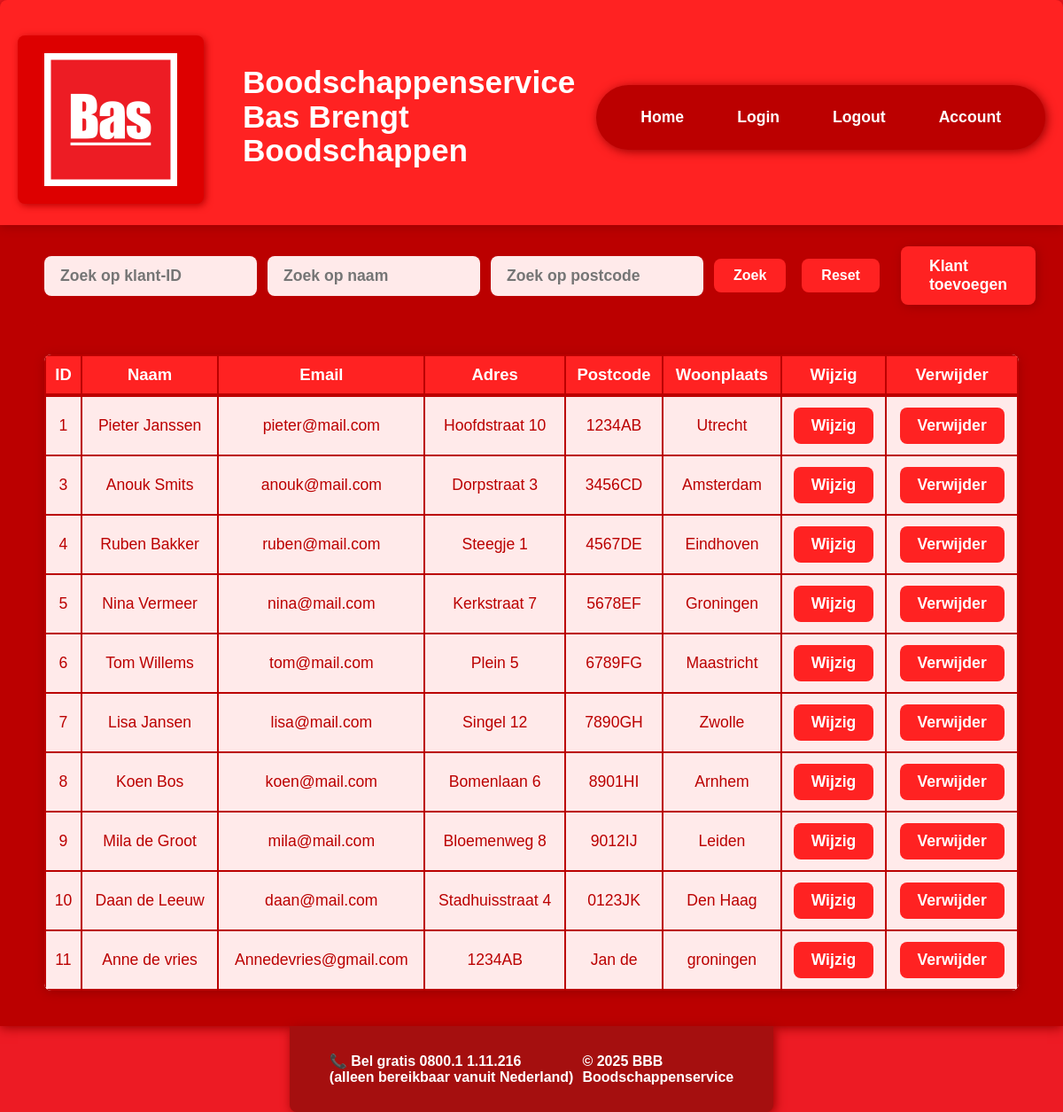
The page /klant/read.php on the database its author committed.
### tables this page shows
CREATE TABLE `klant` (
  `klantId` int(11) NOT NULL,
  `klantNaam` varchar(20) DEFAULT NULL,
  `klantEmail` varchar(30) NOT NULL,
  `klantAdres` varchar(30) NOT NULL,
  `klantPostcode` varchar(6) DEFAULT NULL,
  `klantWoonplaats` varchar(25) DEFAULT NULL
);

### src/classes/Klant.php (called while the page is built, shortened)
<?php
class Klant extends Database
{
    private $table_name = "klant";
    public function getKlanten(): array
    {
        $sql = "SELECT klantId, klantNaam, klantEmail, klantAdres, klantPostcode, klantWoonplaats FROM $this->table_name";
        $stmt = self::$conn->prepare($sql);
        $stmt->execute();
        return $stmt->fetchAll();
    }
}

### src/klant/read.php (the view, shortened to what this page needs)
<?php
require_once '../classes/Klant.php';
$klantObj = new Klant();
$zoekId = isset($_GET['zoekId']) ? trim($_GET['zoekId']) : '';
$zoekNaam = isset($_GET['zoekNaam']) ? trim($_GET['zoekNaam']) : '';
$zoekPostcode = isset($_GET['zoekPostcode']) ? trim($_GET['zoekPostcode']) : '';
$klanten = [];
if ($zoekId !== '') {
    $row = $klantObj->getKlantById((int)$zoekId);
    if ($row) $klanten[] = $row;
} elseif ($zoekNaam !== '') {
    $klanten = $klantObj->zoekOpNaam($zoekNaam);
} elseif ($zoekPostcode !== '') {
    $klanten = $klantObj->zoekOpPostcode($zoekPostcode);
} else {
    $klanten = $klantObj->getKlanten();
}
require_once '../Includes/header.php';
?>
<main class="bas-main">
    <div class="crud-searchbar-container">
        <form method="get" class="crud-searchbar-form">
            <input type="number" name="zoekId" class="crud-searchbar-input" placeholder="Zoek op klant-ID" value="<?= htmlspecialchars($zoekId) ?>">
            <input type="text" name="zoekNaam" class="crud-searchbar-input" placeholder="Zoek op naam" value="<?= htmlspecialchars($zoekNaam) ?>">
            <input type="text" name="zoekPostcode" class="crud-searchbar-input" placeholder="Zoek op postcode" value="<?= isset($_GET['zoekPostcode']) ? htmlspecialchars($_GET['zoekPostcode']) : '' ?>">
            <button type="submit" class="crud-searchbar-btn">Zoek</button>
            <a href="read.php" class="crud-searchbar-btn">Reset</a>
        </form>
        <a href="insert.php" class="crud-add-btn">Klant toevoegen</a>
    </div>
    <table class="bas-tabel">
        <thead>
            <tr>
                <th>ID</th>
                <th>Naam</th>
                <th>Email</th>
                <th>Adres</th>
                <th>Postcode</th>
                <th>Woonplaats</th>
                <th>Wijzig</th>
                <th>Verwijder</th>
            </tr>
        </thead>
        <tbody>
        <?php if (empty($klanten)): ?>
            <tr>
                <td colspan="8">Geen klanten gevonden.</td>
            </tr>
        <?php else: ?>
            <?php foreach ($klanten as $klant): ?>
                <tr>
                    <td><?= htmlspecialchars($klant['klantId']) ?></td>
                    <td><?= htmlspecialchars($klant['klantNaam']) ?></td>
                    <td><?= htmlspecialchars($klant['klantEmail']) ?></td>
                    <td><?= htmlspecialchars($klant['klantAdres']) ?></td>
                    <td><?= htmlspecialchars($klant['klantPostcode']) ?></td>
                    <td><?= htmlspecialchars($klant['klantWoonplaats']) ?></td>
                    <td>
                        <a href="update.php?klantId=<?= $klant['klantId'] ?>" class="bas-tabel-btn">Wijzig</a>
                    </td>
                    <td>
                        <form method="post" action="delete.php" onsubmit="return confirm('Weet je zeker dat je deze klant wilt verwijderen?');">
                            <button type="submit" name="verwijderen" class="bas-tabel-btn">Verwijder</button>
                        </form>
                    </td>
                </tr>
            <?php endforeach; ?>
        <?php endif; ?>
        </tbody>
    </table>
</main>
<?php require_once '../Includes/footer.php'; ?>
</body>
</html>

### src/style.css (style rules this page uses)
html, body { width: 100%; overflow-x: hidden; }
body { margin: 0; padding: 0; background-color: #ED1B24; font-size: 16px; font-family: Arial, Helvetica, sans-serif; color: #fff; }
.bas-main { background: #b00; min-height: 80vh; padding: 0; margin: 0; display: flex; flex-direction: column; justify-content: center; align-items: center; box-shadow: 0 2px 12px #900; }
.crud-searchbar-container { display: flex; justify-content: flex-start; align-items: center; background: #b00; padding: 24px 18px; border-radius: 12px; margin: 0 auto 32px auto; max-width: 1100px; width: 98%; gap: 24px; }
.crud-searchbar-form { display: flex; gap: 12px; align-items: center; margin: 0; }
.crud-searchbar-input { padding: 12px 18px; border-radius: 8px; border: none; background: #ffeaea; color: #b00; font-size: 1.1em; font-weight: bold; min-width: 200px; max-width: 240px; transition: box-shadow 0.2s; box-sizing: border-box; }
.crud-searchbar-btn { background: #ff2222; color: #fff; border: none; border-radius: 8px; padding: 10px 22px; font-weight: bold; font-size: 1em; cursor: pointer; text-decoration: none; margin-right: 6px; transition: background 0.2s, color 0.2s; }
.crud-searchbar-btn:last-child { margin-right: 0; }
.crud-add-btn { background: #ff2222; color: #fff; border: none; border-radius: 8px; padding: 12px 32px; font-weight: bold; font-size: 1.1em; text-decoration: none; transition: background 0.2s, color 0.2s; box-shadow: 2px 2px 12px #900; }
.bas-tabel { width: 98%; max-width: 1100px; margin: 0 auto 40px auto; border-collapse: collapse; background: #fff; color: #b00; font-size: 1.1em; border-radius: 8px; overflow: hidden; box-shadow: 0 2px 12px #900; }
.bas-tabel th, .bas-tabel td { border: 2.5px solid #b00; padding: 10px 8px; text-align: center; background: #ffeaea; }
.bas-tabel th { background: #ff2222; color: #fff; font-size: 1.05em; border-bottom: 4px solid #b00; }
.bas-tabel tr:nth-child(even) { background: #fff6f6; }
.bas-tabel-btn { background: #ff2222; border: none; outline: none; color: #fff; padding: 10px 20px; border-radius: 8px; text-decoration: none; font-weight: bold; transition: background 0.2s, color 0.2s; display: inline-block; text-align: center; cursor: pointer; font-size: 1em; margin: 2px 0; }

### rows shown on the page
klant: klantId "1", klantNaam "Pieter Janssen", klantEmail "pieter@mail.com", klantAdres "Hoofdstraat 10", klantPostcode "1234AB", klantWoonplaats "Utrecht"
klant: klantId "3", klantNaam "Anouk Smits", klantEmail "anouk@mail.com", klantAdres "Dorpstraat 3", klantPostcode "3456CD", klantWoonplaats "Amsterdam"
klant: klantId "4", klantNaam "Ruben Bakker", klantEmail "ruben@mail.com", klantAdres "Steegje 1", klantPostcode "4567DE", klantWoonplaats "Eindhoven"
klant: klantId "5", klantNaam "Nina Vermeer", klantEmail "nina@mail.com", klantAdres "Kerkstraat 7", klantPostcode "5678EF", klantWoonplaats "Groningen"
klant: klantId "6", klantNaam "Tom Willems", klantEmail "tom@mail.com", klantAdres "Plein 5", klantPostcode "6789FG", klantWoonplaats "Maastricht"
klant: klantId "7", klantNaam "Lisa Jansen", klantEmail "lisa@mail.com", klantAdres "Singel 12", klantPostcode "7890GH", klantWoonplaats "Zwolle"
klant: klantId "8", klantNaam "Koen Bos", klantEmail "koen@mail.com", klantAdres "Bomenlaan 6", klantPostcode "8901HI", klantWoonplaats "Arnhem"
klant: klantId "9", klantNaam "Mila de Groot", klantEmail "mila@mail.com", klantAdres "Bloemenweg 8", klantPostcode "9012IJ", klantWoonplaats "Leiden"
klant: klantId "10", klantNaam "Daan de Leeuw", klantEmail "daan@mail.com", klantAdres "Stadhuisstraat 4", klantPostcode "0123JK", klantWoonplaats "Den Haag"
klant: klantId "11", klantNaam "Anne de vries", klantEmail "Annedevries@gmail.com", klantAdres "1234AB", klantPostcode "Jan de", klantWoonplaats "groningen"
